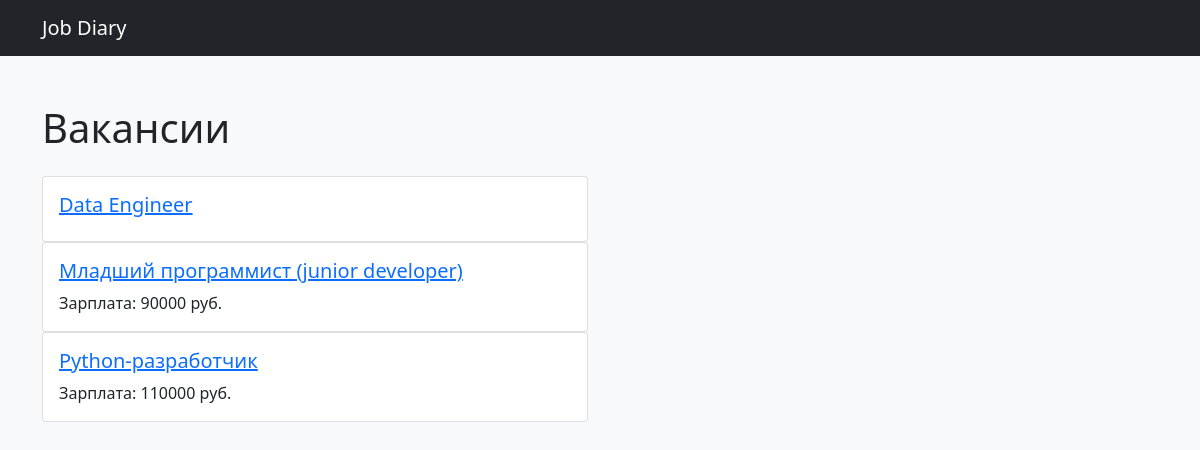
The page / on the database its author committed.
### core/models.py (models this page shows, shortened)
class Vacancy(models.Model):
    name = models.CharField(max_length=255, verbose_name='Название')
    company = models.CharField(max_length=255, verbose_name='Компания')
    description = models.TextField(max_length=3000, verbose_name='Описание')
    salary = models.DecimalField(max_digits=10, decimal_places=0, verbose_name='Зарплата', blank=True, null=True)
    link = models.URLField(max_length=200, verbose_name='Ссылка')
    created_date = models.DateTimeField(auto_now_add=True, verbose_name='Дата создания')
    class Meta:
        verbose_name = 'Вакансия'
        verbose_name_plural = 'Вакансии'
        ordering = ['-created_date']

### core/views.py (the view)
# urls.py: path('', views.main, name='main'),
def main(request):
    if request.method == 'POST':
        form = VacancyForm(request.POST)
        if form.is_valid():
            form.save()
            return redirect('main')
    else:
        form = VacancyForm()
    vacancies = Vacancy.objects.all()
    return render(request,'main.html', {'vacancies': vacancies, 'form': form})

### templates/main.html (shortened to what this page needs)
<!DOCTYPE html>
<html lang="ru">
<head>
    <link href="https://cdn.jsdelivr.net/npm/bootstrap@5.1.3/dist/css/bootstrap.min.css" rel="stylesheet">
    {% load crispy_forms_tags %}
</head>
<body class="bg-light">
    <nav class="navbar navbar-expand-lg navbar-dark bg-dark">
        <div class="container">
            <a class="navbar-brand" href="/">Job Diary</a>
        </div>
    </nav>
    <div class="container my-5">
        <h1 class="mb-4">Вакансии</h1>
        <div class="row g-4">
            <div class="col-md-6">
                {% for vacancy in vacancies %}
                <div class="card vacancy-card">
                    <div class="card-body">
                        <a href="{% url 'vacancy_detail' vacancy.id %}" class="stretched-link">
                            <h5 class="card-title">{{ vacancy.name }}</h5>
                        </a>
                        {% if vacancy.salary %}
                        <p class="card-text">Зарплата: {{ vacancy.salary }} руб.</p>
                        {% endif %}
                    </div>
                </div>
                {% endfor %}
            </div>
        </div><br><br>
    </div>
</body>
</html>

### templates/main.html (style rules this page uses)
.vacancy-card { transition: transform 0.2s; cursor: pointer; }

### rows shown on the page
Vacancy: name "Data Engineer"
Vacancy: name "Младший программист (junior developer)", salary "90000"
Vacancy: name "Python-разработчик", salary "110000"
